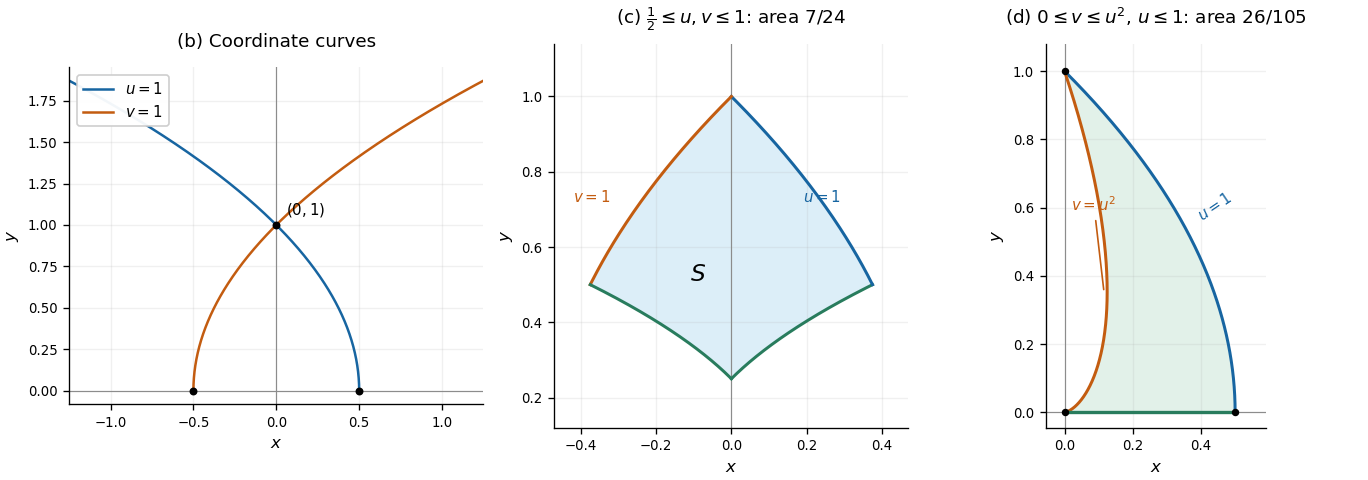

This figure's Python source:
"""Question 1: parabolic coordinate curves and regions.

Run from the mirrored _media/.../2017/prelims directory. Writes one PNG to
Path.cwd(). Tested with Python 3.14.4, NumPy 2.3.5 and Matplotlib 3.10.7,
using the dependencies declared in the repository's top-level pyproject.toml.
"""

from pathlib import Path

import matplotlib

matplotlib.use('Agg')
import matplotlib.pyplot as plt
import numpy as np
from matplotlib.patches import Polygon


def xy(u, v):
    return (u * u - v * v) / 2, u * v


def setup(ax, title, xlim, ylim):
    ax.set_title(title, fontsize=11, pad=12)
    ax.axhline(0, color='0.55', linewidth=0.7)
    ax.axvline(0, color='0.55', linewidth=0.7)
    ax.set(xlim=xlim, ylim=ylim, xlabel='$x$', ylabel='$y$')
    ax.set_aspect('equal', adjustable='box')
    ax.grid(alpha=0.18)
    ax.spines[['top', 'right']].set_visible(False)
    ax.tick_params(labelsize=8)


def main():
    fig, axes = plt.subplots(1, 3, figsize=(11.4, 4), layout='constrained')
    fig.set_facecolor('white')
    blue, orange, green = '#1765a1', '#c35c10', '#287c5d'
    s = np.linspace(0, 1.9, 500)
    ax = axes[0]
    setup(ax, '(b) Coordinate curves', (-1.25, 1.25), (-0.08, 1.95))
    ax.plot(*xy(np.ones_like(s), s), color=blue, label='$u=1$')
    ax.plot(*xy(s, np.ones_like(s)), color=orange, label='$v=1$')
    ax.scatter([-.5, .5, 0], [0, 0, 1], s=14, color='black', zorder=5)
    ax.annotate('$(0,1)$', (0, 1), (6, 6), textcoords='offset points', fontsize=9)
    ax.legend(fontsize=9, loc='upper left', framealpha=.95)

    ax = axes[1]
    setup(ax, r'(c) $\frac{1}{2}\leq u,v\leq1$: area $7/24$', (-.47, .47), (.12, 1.14))
    t = np.linspace(.5, 1, 180)
    segments = [(t, np.full_like(t, .5)), (np.ones_like(t), t),
                (t[::-1], np.ones_like(t)), (np.full_like(t, .5), t[::-1])]
    points = np.concatenate([np.column_stack(xy(u, v)) for u, v in segments])
    ax.add_patch(Polygon(points, facecolor='#dceef8', edgecolor='none'))
    for (u, v), color in zip(segments, [green, blue, orange, green]):
        ax.plot(*xy(u, v), color=color, linewidth=1.8)
    ax.text(.19, .72, '$u=1$', color=blue, fontsize=9)
    ax.text(-.42, .72, '$v=1$', color=orange, fontsize=9)
    ax.text(-.11, .51, '$S$', fontsize=14)

    ax = axes[2]
    setup(ax, r'(d) $0\leq v\leq u^2$, $u\leq1$: area $26/105$', (-.055, .59), (-.045, 1.08))
    t = np.linspace(0, 1, 400)
    curve_x, curve_y = xy(t, t*t)
    parabola_x, parabola_y = xy(np.ones_like(t), t)
    points = np.column_stack((np.r_[0, .5, parabola_x, curve_x[::-1]],
                              np.r_[0, 0, parabola_y, curve_y[::-1]]))
    ax.add_patch(Polygon(points, facecolor='#e2f1e9', edgecolor='none'))
    ax.plot(parabola_x, parabola_y, color=blue, linewidth=1.8)
    ax.plot(curve_x, curve_y, color=orange, linewidth=1.8)
    ax.plot([0, .5], [0, 0], color=green, linewidth=2)
    ax.text(.38, .56, '$u=1$', color=blue, fontsize=9, rotation=34)
    ax.annotate('$v=u^2$', xy=(.116, .35), xytext=(.02, .59),
                arrowprops={'arrowstyle': '-', 'color': orange}, color=orange, fontsize=9)
    ax.scatter([0, .5, 0], [0, 0, 1], s=12, color='black', zorder=5)
    fig.savefig(Path.cwd() / 'mathematics-v-resit-parabolic-regions.png',
                dpi=120, facecolor='white', transparent=False)
    plt.close(fig)


if __name__ == '__main__':
    main()
